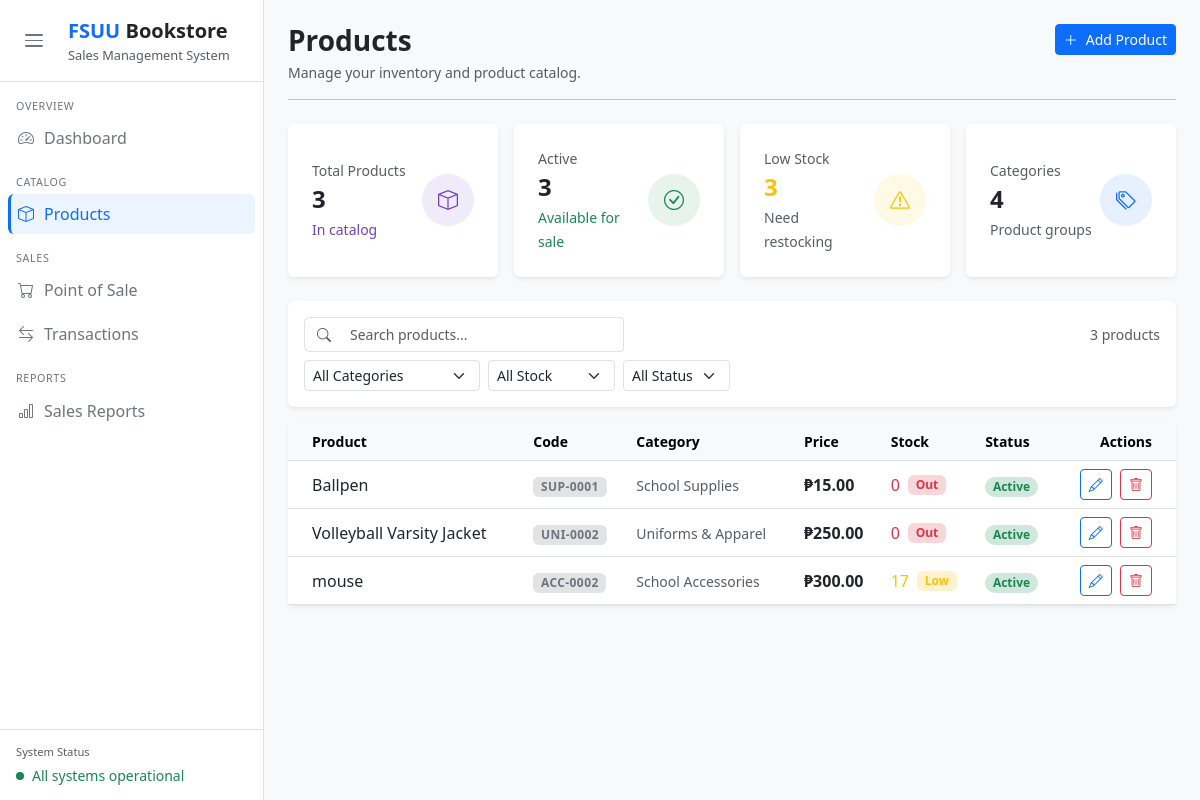
Before: /products/ with the older database file.
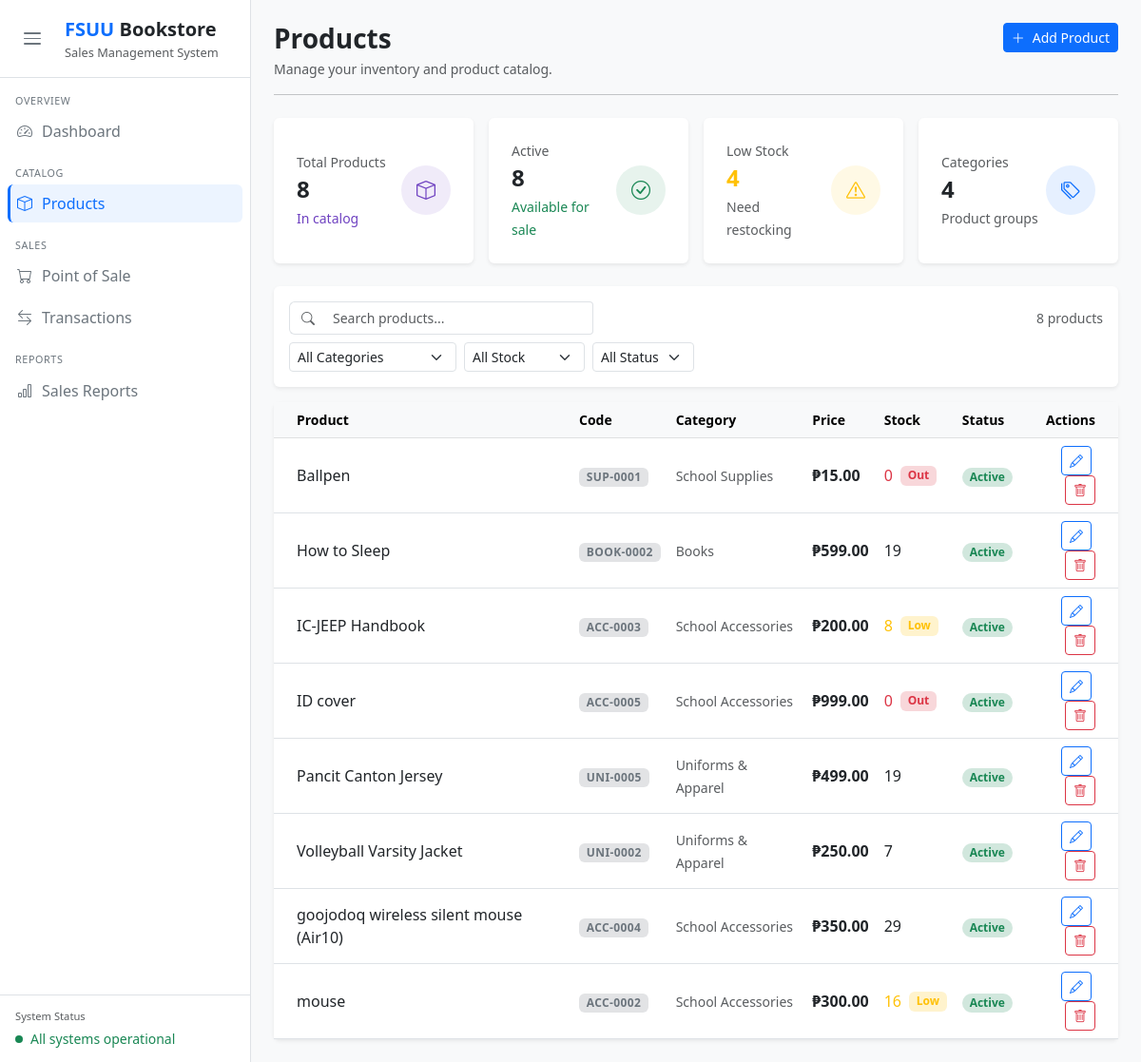
After: the same page with the newer database file.
### dashboard/models.py (models this page shows, shortened)
class Product(models.Model):
    product_id        = models.AutoField(primary_key=True)
    product_name      = models.CharField(max_length=100)
    price             = models.DecimalField(max_digits=10, decimal_places=2)
    category          = models.ForeignKey(
                            Category, on_delete=models.SET_NULL,
                            null=True, blank=True
                        )
    stock_quantity    = models.IntegerField()
    product_code      = models.CharField(max_length=20, unique=True, blank=True)
    restock_threshold = models.PositiveIntegerField(default=5)
    is_active         = models.BooleanField(default=True)
    created_at        = models.DateTimeField(auto_now_add=True)
    class Meta:
        db_table = 'products'
    @property
    def is_low_stock(self):
        return self.stock_quantity <= self.restock_threshold

class Category(models.Model):
    category_id   = models.AutoField(primary_key=True)
    category_name = models.CharField(max_length=50)
    code          = models.CharField(max_length=10, unique=True)  # e.g. BOOK, SUP, UNI
    class Meta:
        db_table            = 'category'
        verbose_name_plural = 'Categories'

### dashboard/views.py (the view)
# urls.py: path('products/',                 views.products,       name='products'),
def products(request):
    all_products     = Product.objects.filter(is_active=True).select_related('category').order_by('product_name')
    categories       = Category.objects.all()
    total_products   = all_products.count()
    active_products  = all_products.filter(is_active=True).count()
    low_stock_count  = all_products.filter(stock_quantity__lte=F('restock_threshold')).count()
    total_categories = categories.count()
    context = {
        'page_title':       'Products',
        'products':         all_products,
        'categories':       categories,
        'total_products':   total_products,
        'active_products':  active_products,
        'low_stock_count':  low_stock_count,
        'total_categories': total_categories,
    }
    return render(request, 'dashboard/products.html', context)

### dashboard/templates/dashboard/products.html (shortened to what the changed rows need)
{% extends "dashboard/index.html" %}
{% block content %}
<div class="row g-3 mb-4">
    <div class="col-6 col-lg-3">
        <div class="card border-0 shadow-sm stat-card h-100">
            <div class="card-body d-flex align-items-center justify-content-between p-3 p-md-4">
                <div class="overflow-hidden">
                    <p class="text-muted small mb-1">Total Products</p>
                    <h4 class="fw-bold mb-1">{{ total_products }}</h4>
                    <small class="text-purple">In catalog</small>
                </div>
            </div>
        </div>
    </div>
    <div class="col-6 col-lg-3">
        <div class="card border-0 shadow-sm stat-card h-100">
            <div class="card-body d-flex align-items-center justify-content-between p-3 p-md-4">
                <div class="overflow-hidden">
                    <p class="text-muted small mb-1">Active</p>
                    <h4 class="fw-bold mb-1">{{ active_products }}</h4>
                    <small class="text-success">Available for sale</small>
                </div>
            </div>
        </div>
    </div>
    <div class="col-6 col-lg-3">
        <div class="card border-0 shadow-sm stat-card h-100">
            <div class="card-body d-flex align-items-center justify-content-between p-3 p-md-4">
                <div class="overflow-hidden">
                    <p class="text-muted small mb-1">Low Stock</p>
                    <h4 class="fw-bold mb-1 text-warning">{{ low_stock_count }}</h4>
                    <small class="text-muted">Need restocking</small>
                </div>
            </div>
        </div>
    </div>
</div>
<div class="card border-0 shadow-sm mb-3">
    <div class="card-body p-3">
        <div class="d-flex align-items-center gap-2 mb-2">
            <div class="input-group flex-grow-1" style="max-width:320px;">
                <span class="input-group-text bg-white border-end-0">
                </span>
                <input type="text" id="searchInput"
                       class="form-control form-control-sm border-start-0"
                       placeholder="Search products...">
            </div>
            <span class="text-muted small ms-auto text-nowrap">
                {{ total_products }} product{{ total_products|pluralize }}
            </span>
        </div>
    </div>
</div>
<div class="card border-0 shadow-sm d-none d-md-block">
    <div class="table-responsive">
        <table class="table table-hover align-middle mb-0" id="productsTable">
            <thead class="table-light">
                <tr>
                    <th class="small fw-semibold ps-4">Product</th>
                    <th class="small fw-semibold">Code</th>
                    <th class="small fw-semibold">Category</th>
                    <th class="small fw-semibold">Price</th>
                    <th class="small fw-semibold">Stock</th>
                    <th class="small fw-semibold">Status</th>
                    <th class="small fw-semibold text-end pe-4">Actions</th>
                </tr>
            </thead>
            <tbody>
                {% for product in products %}
                <tr data-category="{{ product.category.category_id }}"
                    data-status="{% if product.is_active %}active{% else %}inactive{% endif %}"
                    data-stock="{% if product.stock_quantity == 0 %}out{% elif product.is_low_stock %}low{% else %}ok{% endif %}">
                    <td class="ps-4"><div class="fw-medium">{{ product.product_name }}</div></td>
                    <td>
                        <span class="badge bg-secondary-subtle text-secondary fw-semibold"
                              style="letter-spacing:0.4px;">
                            {{ product.product_code|default:"—" }}
                        </span>
                    </td>
                    <td><span class="text-muted small">{{ product.category.category_name|default:"—" }}</span></td>
                    <td><span class="fw-semibold">₱{{ product.price|floatformat:2 }}</span></td>
                    <td>
                        <div class="d-flex align-items-center gap-2">
                            <span class="fw-medium
                                {% if product.stock_quantity == 0 %}text-danger
                                {% elif product.is_low_stock %}text-warning{% endif %}">
                                {{ product.stock_quantity }}
                            </span>
                            {% if product.stock_quantity == 0 %}
                                <span class="badge bg-danger-subtle text-danger">Out</span>
                            {% elif product.is_low_stock %}
                                <span class="badge bg-warning-subtle text-warning">Low</span>
                            {% endif %}
                        </div>
                    </td>
                    <td>
                        <span class="badge rounded-pill
                            {% if product.is_active %}bg-success-subtle text-success
                            {% else %}bg-secondary-subtle text-secondary{% endif %}">
                            {% if product.is_active %}Active{% else %}Inactive{% endif %}
                        </span>
                    </td>
                    <td class="text-end pe-4">
                        <button class="btn btn-sm btn-outline-primary me-1"
                                data-bs-toggle="modal" data-bs-target="#editProductModal"
                                data-id="{{ product.product_id }}"
                                data-name="{{ product.product_name }}"
                                data-category="{{ product.category.category_id }}"
                                data-price="{{ product.price }}"
                                data-stock="{{ product.stock_quantity }}"
                                data-threshold="{{ product.restock_threshold }}"
                                data-active="{{ product.is_active|lower }}">
                            <i class="bi bi-pencil"></i>
                        </button>
                        <button class="btn btn-sm btn-outline-danger"
                                data-bs-toggle="modal" data-bs-target="#deleteProductModal"
                                data-id="{{ product.product_id }}"
                                data-name="{{ product.product_name }}">
                            <i class="bi bi-trash"></i>
                        </button>
                    </td>
                </tr>
                {% endfor %}
            </tbody>
        </table>
    </div>
</div>
{% endblock %}

Changed rows visible on the page:
added Product: product_name "How to Sleep", product_code "BOOK-0002", category.category_name "Books", price "599.00", stock_quantity "19", is_active "Active"
added Product: product_name "IC-JEEP Handbook", product_code "ACC-0003", category.category_name "School Accessories", price "200.00", stock_quantity "8", restock_threshold "Low", is_active "Active"
added Product: product_name "ID cover", product_code "ACC-0005", category.category_name "School Accessories", price "999.00", stock_quantity "0", shows "Out", is_active "Active"
added Product: product_name "Pancit Canton Jersey", product_code "UNI-0005", category.category_name "Uniforms & Apparel", price "499.00", stock_quantity "19", is_active "Active"
changed Product "Volleyball Varsity Jacket": stock_quantity "0" → "7"; no longer shows "Out"
added Product: product_name "goojodoq wireless silent mouse (Air10)", product_code "ACC-0004", category.category_name "School Accessories", price "350.00", stock_quantity "29", is_active "Active"
changed Product "mouse": stock_quantity "17" → "16"
Other visible differences:
{{ total_products }}: "3" → "8"
{{ active_products }}: "3" → "8"
{{ low_stock_count }}: "3" → "4"
